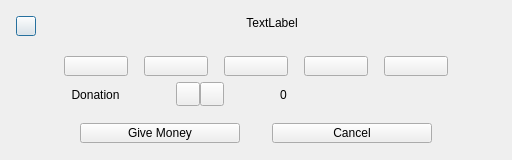
<?xml version="1.0" encoding="UTF-8"?>
<ui version="4.0">
 <class>DonationDialog</class>
 <widget class="QDialog" name="DonationDialog">
  <property name="geometry">
   <rect>
    <x>0</x>
    <y>0</y>
    <width>512</width>
    <height>160</height>
   </rect>
  </property>
  <property name="windowTitle">
   <string>Dialog</string>
  </property>
  <widget class="Label" name="cTitle">
   <property name="geometry">
    <rect>
     <x>48</x>
     <y>16</y>
     <width>448</width>
     <height>32</height>
    </rect>
   </property>
   <property name="text">
    <string>TextLabel</string>
   </property>
   <property name="alignment">
    <set>Qt::AlignHCenter|Qt::AlignTop</set>
   </property>
  </widget>
  <widget class="MessageWidget" name="cDonationArea" native="true">
   <property name="geometry">
    <rect>
     <x>48</x>
     <y>48</y>
     <width>416</width>
     <height>64</height>
    </rect>
   </property>
  </widget>
  <widget class="Button" name="cIcon">
   <property name="geometry">
    <rect>
     <x>16</x>
     <y>16</y>
     <width>20</width>
     <height>20</height>
    </rect>
   </property>
   <property name="text">
    <string/>
   </property>
  </widget>
  <widget class="Button" name="cGiveMoney">
   <property name="geometry">
    <rect>
     <x>80</x>
     <y>123</y>
     <width>160</width>
     <height>20</height>
    </rect>
   </property>
   <property name="text">
    <string>Give Money</string>
   </property>
  </widget>
  <widget class="Button" name="cCancel">
   <property name="geometry">
    <rect>
     <x>272</x>
     <y>123</y>
     <width>160</width>
     <height>20</height>
    </rect>
   </property>
   <property name="text">
    <string>Cancel</string>
   </property>
  </widget>
  <widget class="Button" name="cZero">
   <property name="geometry">
    <rect>
     <x>64</x>
     <y>56</y>
     <width>64</width>
     <height>20</height>
    </rect>
   </property>
   <property name="text">
    <string/>
   </property>
  </widget>
  <widget class="Button" name="c500">
   <property name="geometry">
    <rect>
     <x>144</x>
     <y>56</y>
     <width>64</width>
     <height>20</height>
    </rect>
   </property>
   <property name="text">
    <string/>
   </property>
  </widget>
  <widget class="Button" name="c2000">
   <property name="geometry">
    <rect>
     <x>224</x>
     <y>56</y>
     <width>64</width>
     <height>20</height>
    </rect>
   </property>
   <property name="text">
    <string/>
   </property>
  </widget>
  <widget class="Button" name="c5000">
   <property name="geometry">
    <rect>
     <x>304</x>
     <y>56</y>
     <width>64</width>
     <height>20</height>
    </rect>
   </property>
   <property name="text">
    <string/>
   </property>
  </widget>
  <widget class="Button" name="cAll">
   <property name="geometry">
    <rect>
     <x>384</x>
     <y>56</y>
     <width>64</width>
     <height>20</height>
    </rect>
   </property>
   <property name="text">
    <string/>
   </property>
  </widget>
  <widget class="Label" name="cDonationLabel">
   <property name="geometry">
    <rect>
     <x>64</x>
     <y>88</y>
     <width>63</width>
     <height>20</height>
    </rect>
   </property>
   <property name="text">
    <string>Donation</string>
   </property>
   <property name="alignment">
    <set>Qt::AlignHCenter|Qt::AlignTop</set>
   </property>
  </widget>
  <widget class="Button" name="cDown">
   <property name="geometry">
    <rect>
     <x>176</x>
     <y>82</y>
     <width>24</width>
     <height>24</height>
    </rect>
   </property>
   <property name="text">
    <string/>
   </property>
  </widget>
  <widget class="Button" name="cUp">
   <property name="geometry">
    <rect>
     <x>200</x>
     <y>82</y>
     <width>24</width>
     <height>24</height>
    </rect>
   </property>
   <property name="text">
    <string/>
   </property>
  </widget>
  <widget class="Label" name="cDonationAmount">
   <property name="geometry">
    <rect>
     <x>252</x>
     <y>88</y>
     <width>63</width>
     <height>20</height>
    </rect>
   </property>
   <property name="text">
    <string>0</string>
   </property>
   <property name="alignment">
    <set>Qt::AlignHCenter|Qt::AlignTop</set>
   </property>
  </widget>
 </widget>
 <customwidgets>
  <customwidget>
   <class>Button</class>
   <extends>QPushButton</extends>
   <header>widget/button.h</header>
  </customwidget>
  <customwidget>
   <class>Label</class>
   <extends>QLabel</extends>
   <header>widget/label.h</header>
  </customwidget>
  <customwidget>
   <class>MessageWidget</class>
   <extends>QWidget</extends>
   <header>widget/messagewidget.h</header>
   <container>1</container>
  </customwidget>
 </customwidgets>
 <resources/>
 <connections/>
</ui>
